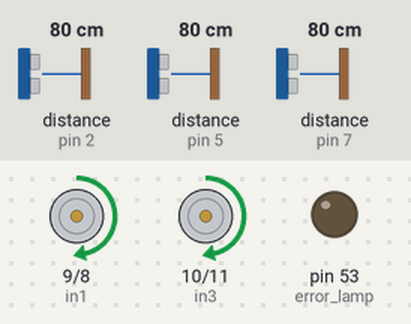
Simulated run of this sketch. Board: Arduino Mega 2560, built with avr-gcc and run on an emulated ATmega2560. Parts: motor-driver pin pairs drawn as motors (green arrow = first pin HIGH = forward, orange = second pin HIGH = backward, longer = more drive, scaled by the enable pin), output pins drawn as LEDs (lit = HIGH). Wiring (inferred from the names in the program): 3 × ultrasonic range finder: trigger pin 3, echo pin 2 / trigger pin 4, echo pin 5 / trigger pin 6, echo pin 7. The test bench sets the inputs (shaded band); at power-on: distance to the obstacle (sensors on pin 7, pin 2, pin 5) 80 cm. The echo pulse lasts 58.3 µs per cm; pins used as bus, display or sensor lines are not drawn.

Above: at 1.2 s.
1.3 s: distance to the obstacle (sensor on pin 7) set to 27 cm
2.8 s: distance to the obstacle (sensor on pin 7) set to 22 cm
At 2.97 s:
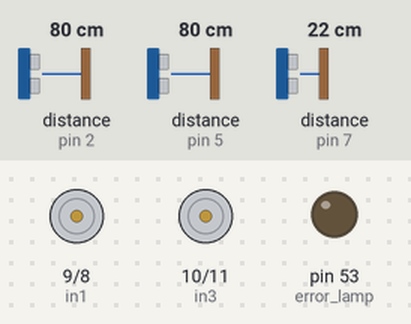
At 3.34 s:
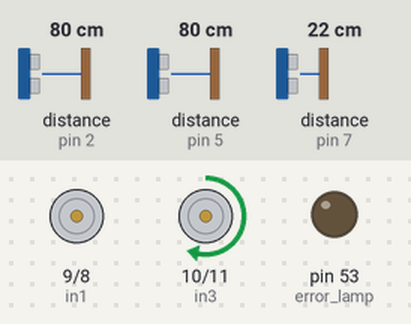
5.8 s: distance to the obstacle (sensor on pin 2) set to 77 cm
At 6.07 s:
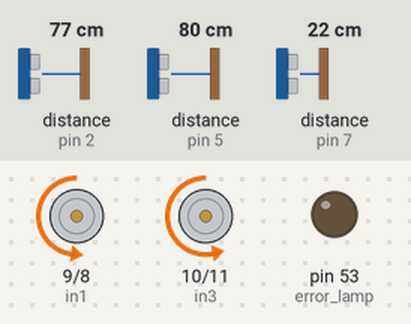
8.8 s: distance to the obstacle (sensor on pin 2) set to 120 cm
11.8 s: distance to the obstacle (sensor on pin 2) set to 2 cm
Timing chart, 0 to 15.8 s (numbered marks = the images above; inputs shaded):
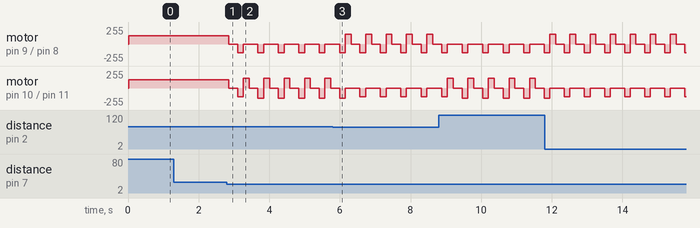

The sketch:

obstacle-avoiding-robot.ino
```cpp
//variables
#define front_dist_echo 7
#define front_dist_trig 6
#define right_dist_echo 5
#define right_dist_trig 4
#define left_dist_echo 2
#define left_dist_trig 3
#define in1 9
#define in2 8
#define e1 12
#define in3 10
#define in4 11
#define e2 13
#define error_lamp 53

void setup() {
  //outputs
  pinMode(front_dist_trig, OUTPUT);
  pinMode(right_dist_trig, OUTPUT);
  pinMode(left_dist_trig, OUTPUT);
  pinMode(in1, OUTPUT);
  pinMode(in2, OUTPUT);
  pinMode(e1, OUTPUT);
  pinMode(in3, OUTPUT);
  pinMode(in4, OUTPUT);
  pinMode(e2, OUTPUT);
  pinMode(error_lamp, OUTPUT);

  //inputs
  pinMode(front_dist_echo, INPUT);
  pinMode(right_dist_echo, INPUT);
  pinMode(left_dist_echo, INPUT);
}

void loop() {
  calculate_main();
}

void calculate_main() {
  show_error(false);
  int front = calculateDistance(front_dist_echo, front_dist_trig);
  int left = calculateDistance(left_dist_echo, left_dist_trig);
  int right = calculateDistance(right_dist_echo, right_dist_trig);
  if (front >= 25) {
    go();
  } else if (front < 20 && right < 20 && left < 20) {
    show_error(true);
    stop_motor();
  } else {
    stop_motor();
    go_back();
    right_or_left();
  }
}

int calculateDistance(int echo, int trigger) {
  int timee, distance;
  digitalWrite(trigger, HIGH);
  delayMicroseconds(1000);
  digitalWrite(trigger, LOW);
  timee = pulseIn(echo, HIGH);
  distance = (timee/2) / 29.1;
  return distance;
}

void turn_right() {
  digitalWrite(in3, LOW);
  digitalWrite(in4, LOW);
  analogWrite(e2, 0);
  digitalWrite(in1, HIGH);
  digitalWrite(in2, LOW);
  analogWrite(e1, 150);
  delay(150);
}

void turn_left() {
  digitalWrite(in1, LOW);
  digitalWrite(in2, LOW);
  analogWrite(e1, 0);
  digitalWrite(in3, HIGH);
  digitalWrite(in4, LOW);
  analogWrite(e2, 150);
  delay(150);
}

void go() {
  digitalWrite(in3, HIGH);
  digitalWrite(in4, LOW);
  digitalWrite(in1, HIGH);
  digitalWrite(in2, LOW);
  analogWrite(e1, 125);
  analogWrite(e2, 125);
  delay(150);
}

void go_back() {
  digitalWrite(in3, LOW);
  digitalWrite(in4, HIGH);
  digitalWrite(in1, LOW);
  digitalWrite(in2, HIGH);
  analogWrite(e1, 130);
  analogWrite(e2, 130);
  delay(150);
}

void stop_motor() {
  digitalWrite(in3, LOW);
  digitalWrite(in4, LOW);
  digitalWrite(in1, LOW);
  digitalWrite(in2, LOW);
  analogWrite(e1, 0);
  analogWrite(e2, 0);
  delay(250);
}

void show_error(boolean error_status) {
  if (error_status) {
    digitalWrite(error_lamp, HIGH);
  } else {
    digitalWrite(error_lamp, LOW);
  }
}

void right_or_left() {
  int left = calculateDistance(left_dist_echo, left_dist_trig);
  int right = calculateDistance(right_dist_echo, right_dist_trig);
  if (right > left) {
    turn_right();
    calculate_main();
  } else {
    turn_left();
    calculate_main();
  }
}
```

Measured:
- the behaviour switches between 26 and 25 cm on distance to the obstacle (sensor on pin 7) (found by bisection; images 0 and 1)
- the behaviour switches between 80 and 79 cm on distance to the obstacle (sensor on pin 2) (found by bisection; images 2 and 3)
- after the input at 1.3 s, every drawn part: stays the same
